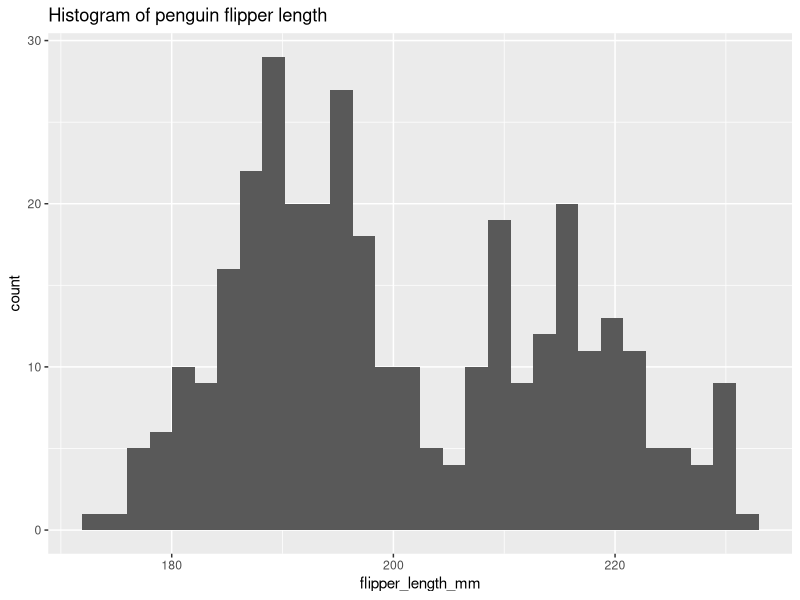
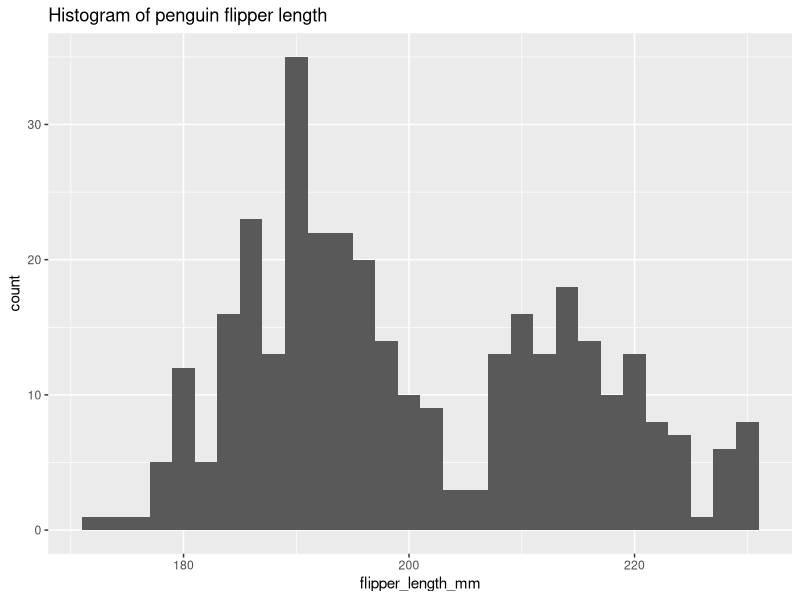
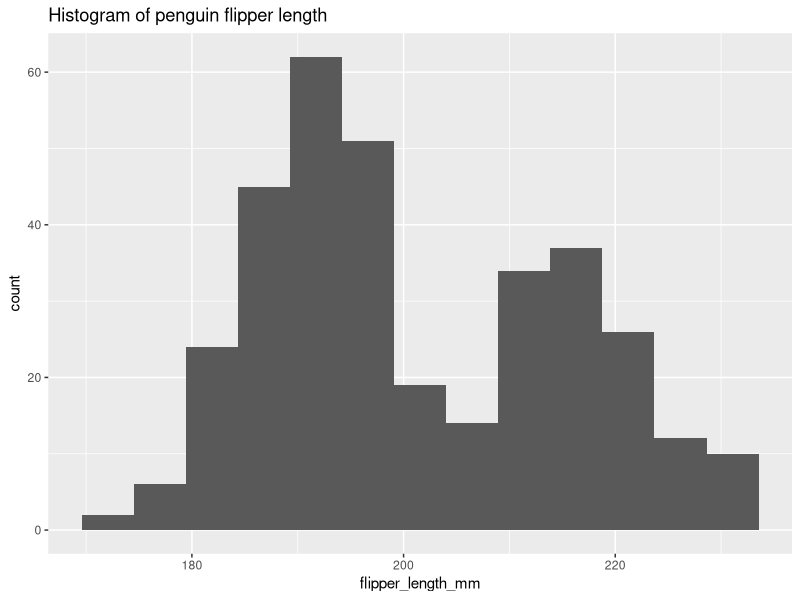
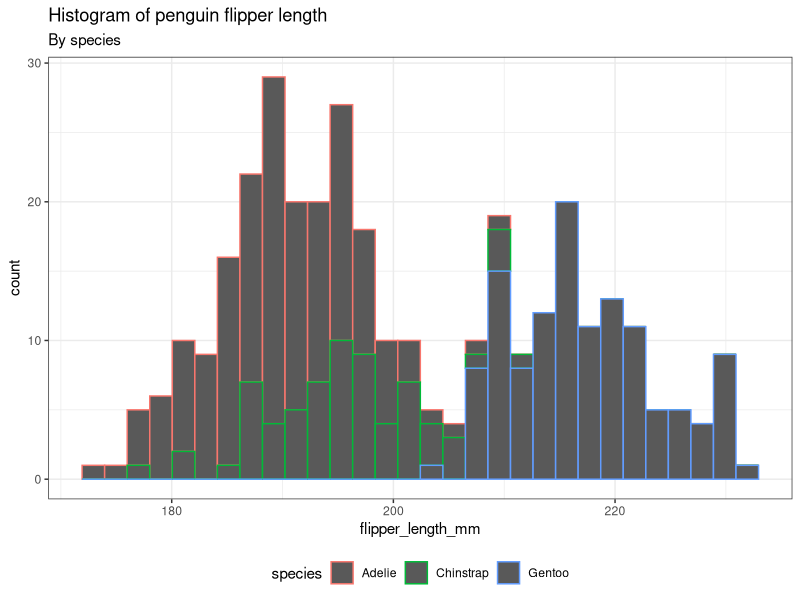
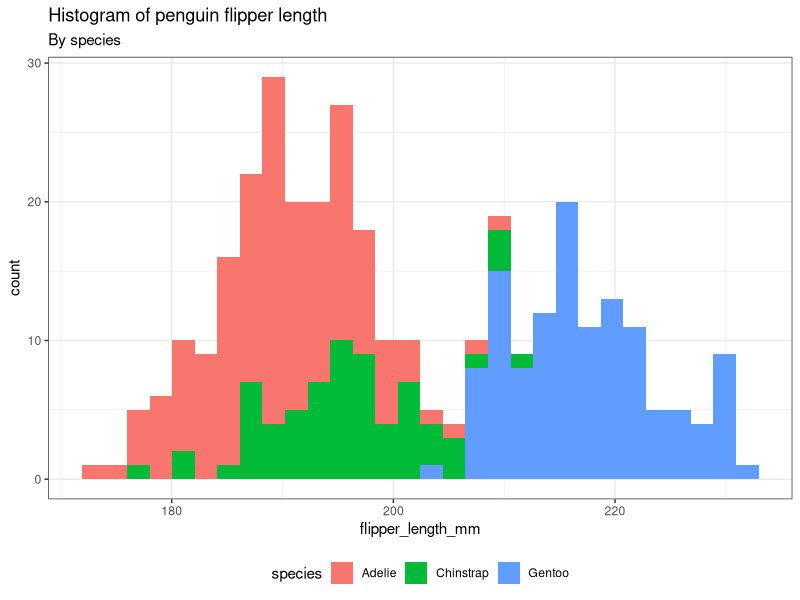
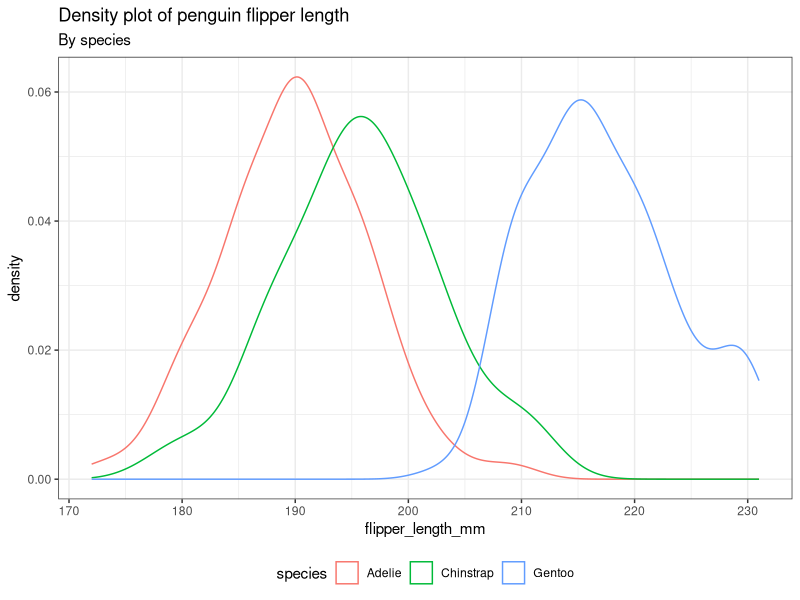
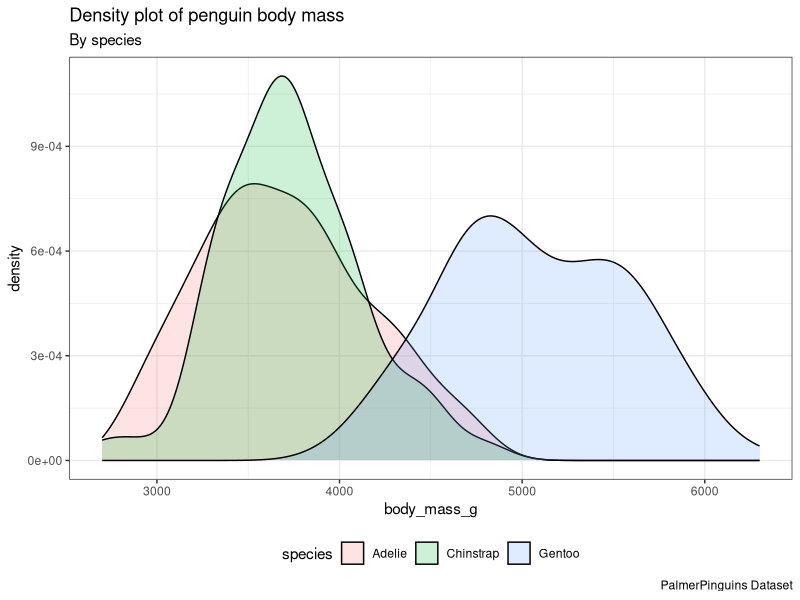
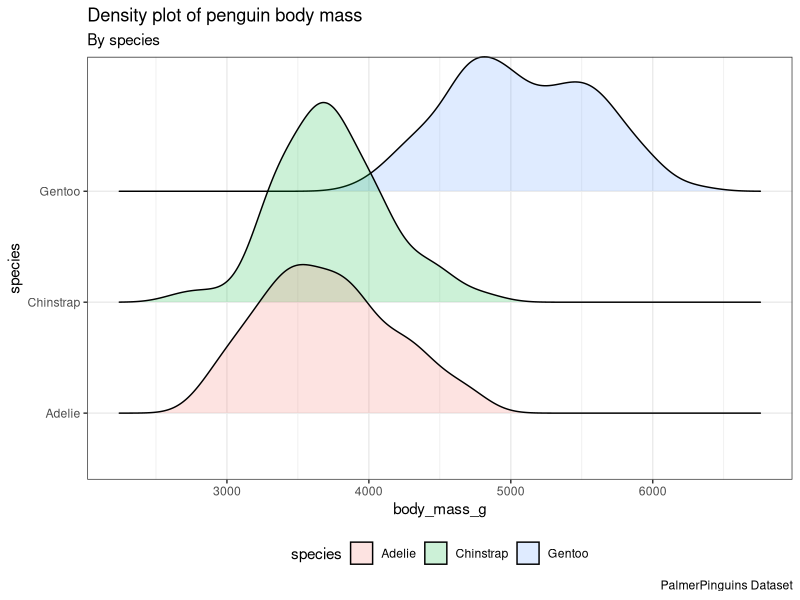

Here is the R script that generated these plots, in order:
## ---- chunk 1
library(palmerpenguins)
library(tidyverse)
## ---- chunk 2
# Or glimpse() for a sort of transposed view, so we can see all columns:
glimpse(penguins)
## ---- chunk 3
ggplot(penguins, aes(x = flipper_length_mm)) + geom_histogram() +
    labs(title = "Histogram of penguin flipper length")
## ---- chunk 4
ggplot(penguins, aes(x = flipper_length_mm)) + geom_histogram(binwidth = 2) +
    labs(title = "Histogram of penguin flipper length")

ggplot(penguins, aes(x = flipper_length_mm)) + geom_histogram(bins = 13) +
    labs(title = "Histogram of penguin flipper length")
## ---- chunk 5
ggplot(penguins) + 
  aes(x = flipper_length_mm, color = species) + 
  geom_histogram(bins = 30) + 
  theme_bw() + 
  theme(legend.position = "bottom") + 
  labs(title = "Histogram of penguin flipper length", 
       subtitle = "By species")

## ---- chunk 6
ggplot(penguins) + 
  aes(x = flipper_length_mm, fill = species) + 
  geom_histogram(bins = 30) + 
  theme_bw() + 
  theme(legend.position = "bottom") + 
  labs(title = "Histogram of penguin flipper length", 
       subtitle = "By species")

## ---- chunk 7
ggplot(penguins) + 
  aes(x = flipper_length_mm, color = species) + 
  geom_density() + 
  theme_bw() + 
  theme(legend.position = "bottom") + 
  labs(title = "Density plot of penguin flipper length", 
       subtitle = "By species")
## ---- chunk 8
ggplot(penguins) + 
  aes(x = body_mass_g, fill = species) + 
  geom_density(alpha = 0.2) + 
  theme_bw() + 
  theme(legend.position = "bottom") + 
  labs(title = "Density plot of penguin body mass", 
       subtitle = "By species",
       caption = "PalmerPinguins Dataset")

## ---- chunk 9
library(ggridges)
ggplot(penguins) + 
  aes(x = body_mass_g, y = species, fill = species) + 
  geom_density_ridges(alpha = 0.2) + 
  theme_bw() + 
  theme(legend.position = "bottom") + 
  labs(title = "Density plot of penguin body mass", 
       subtitle = "By species",
       caption = "PalmerPinguins Dataset")
## ---- chunk 10
RColorBrewer::display.brewer.all(type = "qual")
## ---- chunk 11


## ---- chunk 12

## ---- chunk 13


## ---- chunk 14

## ---- chunk 15


## ---- chunk 16

## ---- chunk 17
ggplot(data = penguins) +
  geom_point(alpha = 0.5, mapping = aes(x = bill_length_mm, 
                                        y = bill_depth_mm, 
                                        color = species))
## ---- chunk 18
ggplot(data = penguins) +
  geom_point(mapping = aes(x = bill_length_mm,
                           y = bill_depth_mm,
                           color = species,
                           alpha = flipper_length_mm))
## ---- chunk 19
ggplot(data = penguins) +
  geom_point(mapping = aes(x = bill_length_mm,
                           y = bill_depth_mm,
                           color = species,
                           alpha = flipper_length_mm,
                           size = body_mass_g))
## ---- chunk 20
ggplot(data = penguins, 
       aes(x = species, 
           y = bill_length_mm,
           fill = species)) + # specify species as a grouping variable
  geom_boxplot() 
## ---- chunk 21
ggplot(data = penguins, 
       aes(x = species, 
           y = bill_length_mm,
           fill = species)) + # specify species as a grouping variable
  geom_boxplot(alpha = 0.5) + 
  scale_fill_brewer(palette = "Dark2") + 
  stat_summary(fun = "mean", color = "red3") + 
  geom_jitter(alpha = .5) 
## ---- chunk 22
ggplot(data = penguins, 
       aes(x = species, 
           y = bill_length_mm,
           fill = species)) + # specify species as a grouping variable
  geom_violin(alpha = 0.5) + 
  scale_fill_brewer(palette = "Dark2") + 
  stat_summary(fun = "mean", color = "red3") + 
  geom_jitter(alpha = .5) 
## ---- chunk 23
penguins |> 
  filter(species == "Gentoo", !is.na(sex)) |> 
  ggplot(aes(x = sex, y = bill_length_mm, color = sex)) + 
  geom_boxplot() + 
  scale_color_brewer(palette = "Dark2") + 
  stat_summary(fun = "mean", color = "red3") + 
  geom_jitter(alpha = .5) + 
  geom_violin(alpha = .1)
